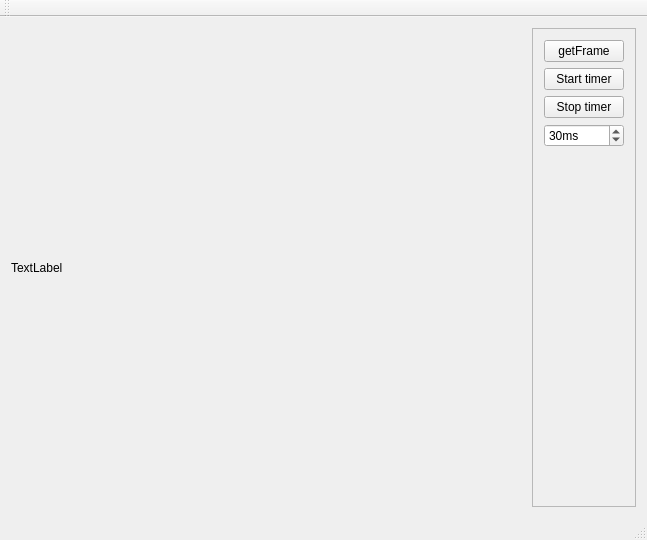
<?xml version="1.0" encoding="UTF-8"?>
<ui version="4.0">
 <class>TestWindow</class>
 <widget class="QMainWindow" name="TestWindow">
  <property name="geometry">
   <rect>
    <x>0</x>
    <y>0</y>
    <width>647</width>
    <height>540</height>
   </rect>
  </property>
  <property name="windowTitle">
   <string>TestWindow</string>
  </property>
  <widget class="QWidget" name="centralWidget">
   <layout class="QHBoxLayout" name="horizontalLayout">
    <item>
     <widget class="QLabel" name="labelFrame">
      <property name="sizePolicy">
       <sizepolicy hsizetype="Expanding" vsizetype="Expanding">
        <horstretch>0</horstretch>
        <verstretch>0</verstretch>
       </sizepolicy>
      </property>
      <property name="text">
       <string>TextLabel</string>
      </property>
     </widget>
    </item>
    <item>
     <widget class="QFrame" name="frame">
      <property name="frameShape">
       <enum>QFrame::StyledPanel</enum>
      </property>
      <property name="frameShadow">
       <enum>QFrame::Raised</enum>
      </property>
      <layout class="QVBoxLayout" name="verticalLayout">
       <item>
        <widget class="QPushButton" name="pbGetFrame">
         <property name="text">
          <string>getFrame</string>
         </property>
        </widget>
       </item>
       <item>
        <widget class="QPushButton" name="pbStartTimer">
         <property name="text">
          <string>Start timer</string>
         </property>
        </widget>
       </item>
       <item>
        <widget class="QPushButton" name="pbStopTimer">
         <property name="text">
          <string>Stop timer</string>
         </property>
        </widget>
       </item>
       <item>
        <widget class="QSpinBox" name="sbInterval">
         <property name="suffix">
          <string>ms</string>
         </property>
         <property name="minimum">
          <number>10</number>
         </property>
         <property name="maximum">
          <number>100</number>
         </property>
         <property name="value">
          <number>30</number>
         </property>
        </widget>
       </item>
       <item>
        <spacer name="verticalSpacer">
         <property name="orientation">
          <enum>Qt::Vertical</enum>
         </property>
         <property name="sizeHint" stdset="0">
          <size>
           <width>20</width>
           <height>40</height>
          </size>
         </property>
        </spacer>
       </item>
      </layout>
     </widget>
    </item>
   </layout>
  </widget>
  <widget class="QMenuBar" name="menuBar">
   <property name="geometry">
    <rect>
     <x>0</x>
     <y>0</y>
     <width>647</width>
     <height>22</height>
    </rect>
   </property>
  </widget>
  <widget class="QToolBar" name="mainToolBar">
   <attribute name="toolBarArea">
    <enum>TopToolBarArea</enum>
   </attribute>
   <attribute name="toolBarBreak">
    <bool>false</bool>
   </attribute>
  </widget>
  <widget class="QStatusBar" name="statusBar"/>
 </widget>
 <layoutdefault spacing="6" margin="11"/>
 <resources/>
 <connections/>
</ui>
